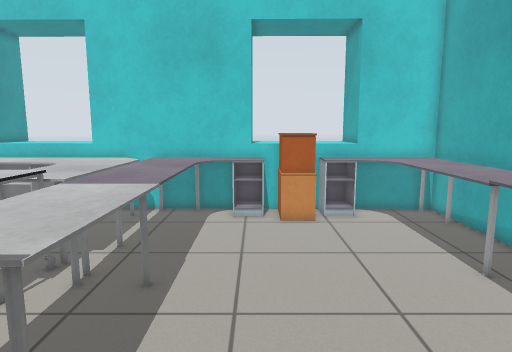
View 1 (above)

21 first-person views from a walk through a world built for the Gazebo simulator. The camera is 1.1 m above the floor, tilts 8° down and sees 75° across. The floor is counted in squares, 0.25 m on a side. Each view is taken from the middle of a square. On the plan, view 1 faces up. The plan holds only what a view shows up to about 20 squares ahead; the rest is blank.

View 2
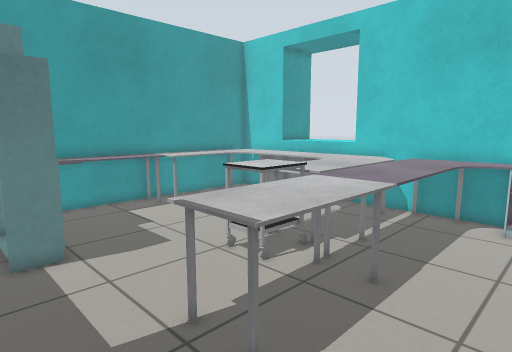

View 3
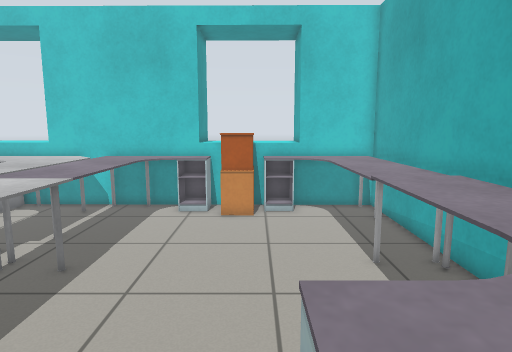

View 4
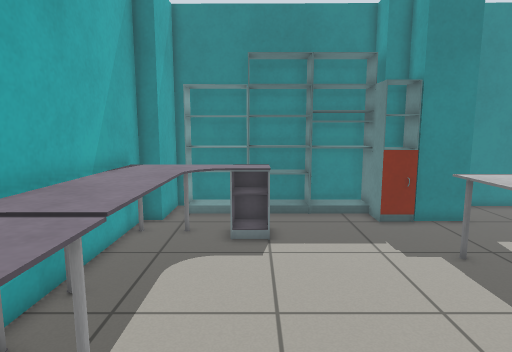

View 5
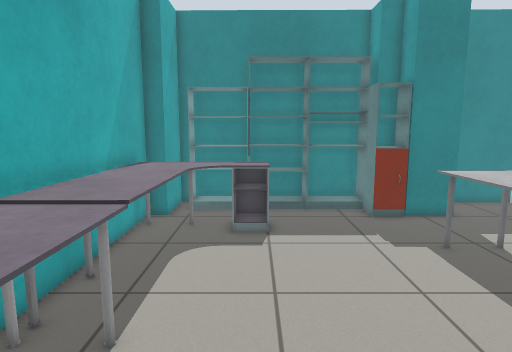

View 6
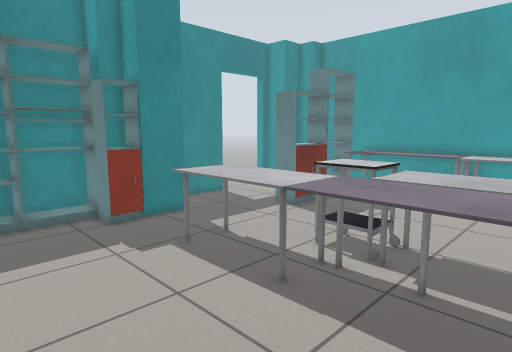

View 7
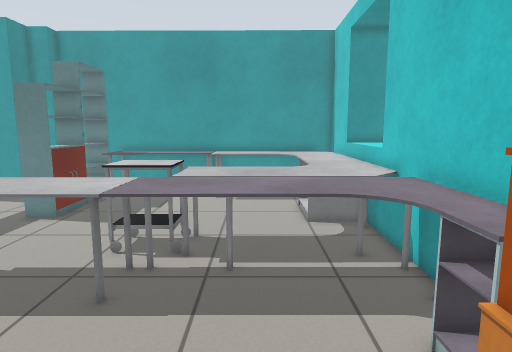

View 8
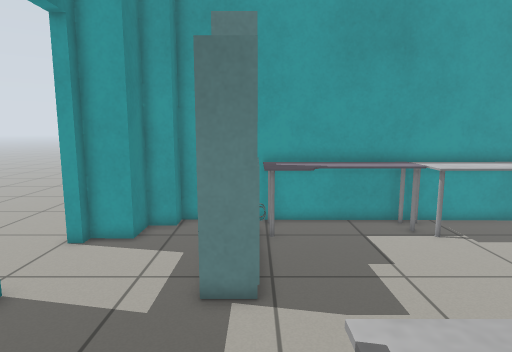

View 9
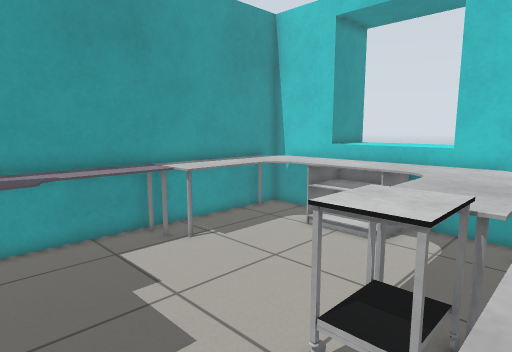

View 10
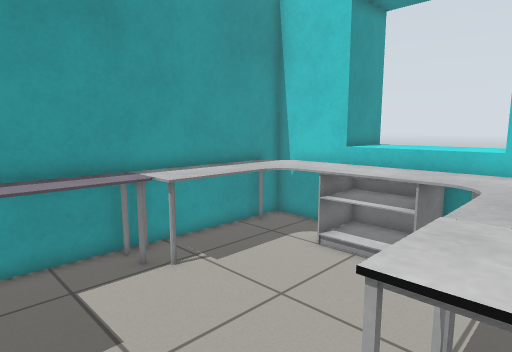

View 11
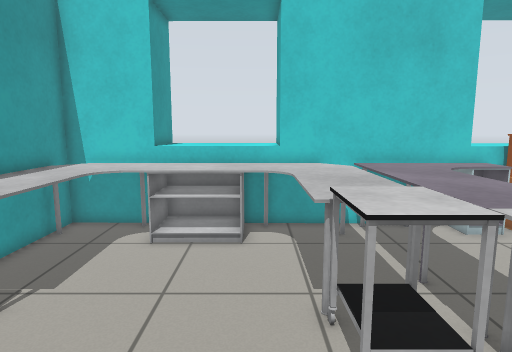

View 12
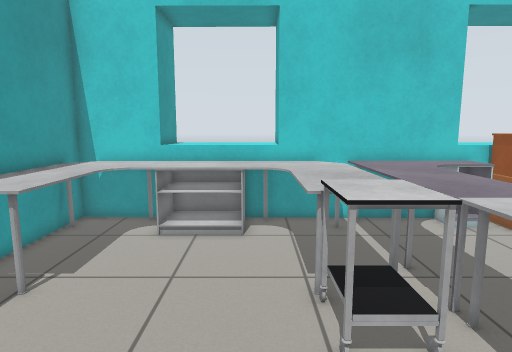

View 13
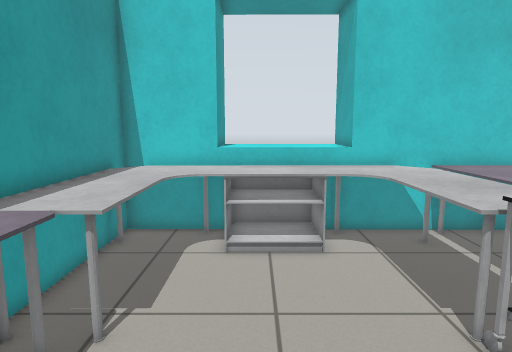

View 14
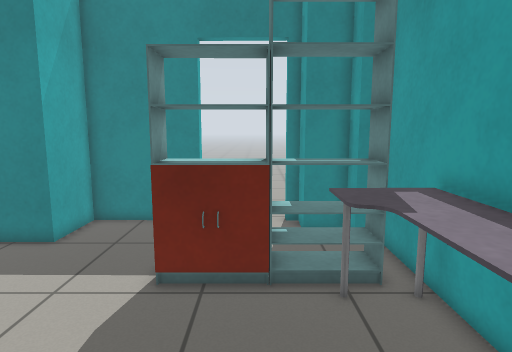

View 15
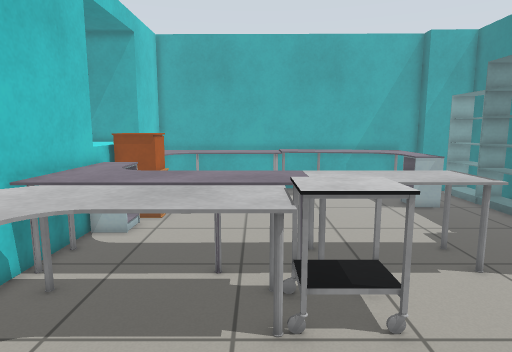

View 16
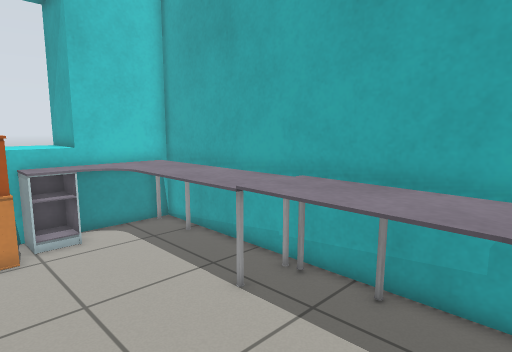

View 17
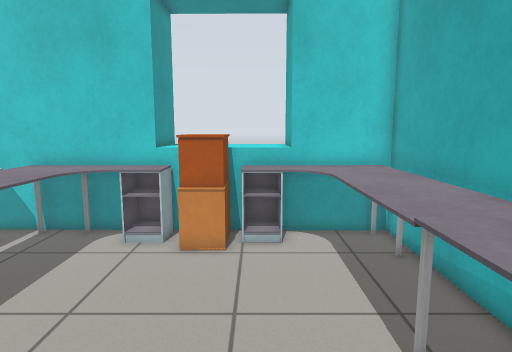

View 18
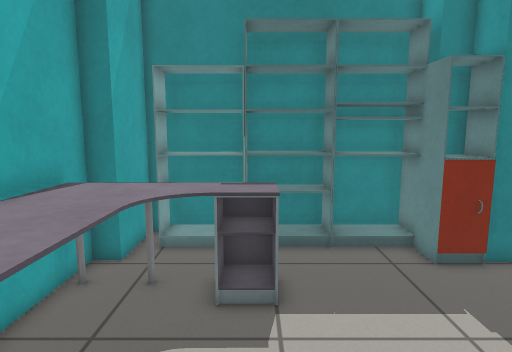

View 19
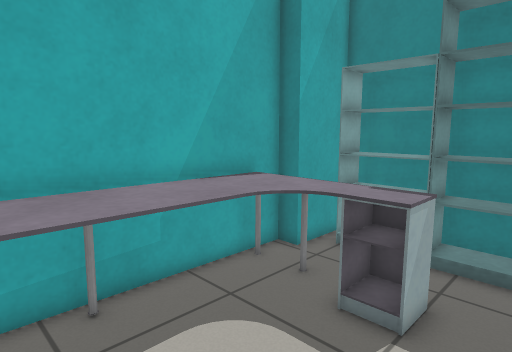

View 20
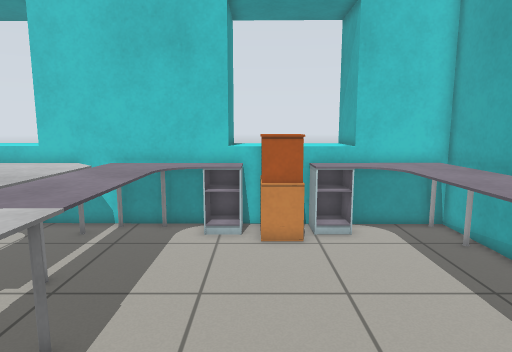

View 21
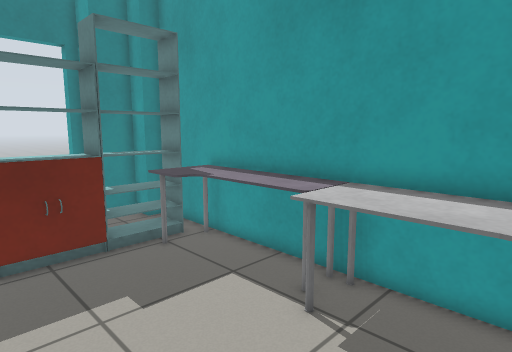

### Floor plan
Key: @ floor where view 1 was taken; # wall or solid block; . floor; = window, fence, low wall or low ledge; E desk; C chest of drawers; T table; S shelf; O other object.
Columns run from 19 left of view 1 to 10 right of it. Each row starts with its distance up from view 1.
 21     #=====#        #=====#
 20     #######        #######
 19     #######        #######
 18 #OOOOOOOOOOOO#EEEEEE#C#EEEEEE#
 17 #OOOOOOOOOOOOEEEEEEECCCEEEEEE#
 16 #OOOOOOOOOOOOEEEEE..CCC..EEEE#
 15 #OOOO.....OOOEEEE.........EEE#
 14 #OOO......OOOEEEE.........EEE#
 13 #OOO......OOOEEEE.........EEE#
 12 #OOO......OOOEEEE.........EEE#
 11 #OOO......OOOEEEE.........EEE#
 10 #EEO.......TTTEEE.........EEE#
  9 #EE........TT.EEE.........EEE#
  8 #EE........TT.EEE.........EEE#
  7 #EE...........EEE.........EEE#
  6 #EE...........EEE.........EEE#
  5 #EEE..........EEE.........EEE#
  4 #EEE..........EEE.........EEE#
  3 #SSSSSSSS................EEEE#
  2 #.SSSSSSS..............EEEEEE#
  1 #......................EEEEEE#
  0 #...............SS.@.........#
 -1 ##...........###SS..........##
 -2  ###.........# ##SSSSSSSSSS.#
 -3    #.........#   SSSSSSSSSS.#
 -4    #....######   ############
 -5   .....
 -6   ....

Where each view was taken, in squares from view 1:
view 1: 0 up, 0 right, facing up
view 2: 0 up, 1 right, facing up-left
view 3: 1 down, 3 right, facing up
view 4: 15 up, 4 right, facing down
view 5: 16 up, 4 right, facing down
view 6: 15 up, 4 right, facing down-left
view 7: 13 up, 5 right, facing left
view 8: 3 up, 3 left, facing left
view 9: 3 up, 5 left, facing up-left
view 10: 5 up, 7 left, facing up-left
view 11: 3 up, 10 left, facing up
view 12: 2 up, 10 left, facing up
view 13: 4 up, 13 left, facing up
view 14: 12 up, 14 left, facing down
view 15: 11 up, 15 left, facing right
view 16: 3 up, 1 right, facing up-right
view 17: 4 up, 4 right, facing up
view 18: 10 up, 4 right, facing down
view 19: 9 up, 1 right, facing down-right
view 20: 3 up, 1 right, facing up
view 21: 15 up, 10 left, facing down-left
